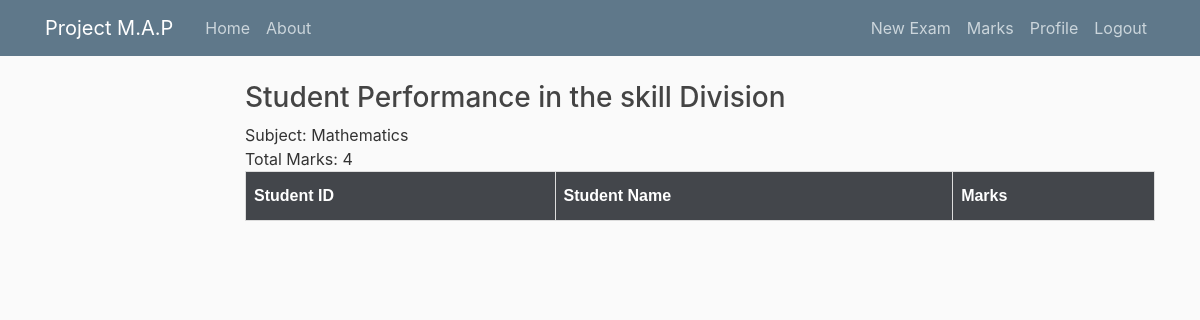
Screenshot of /results/2 (signed in) with the database file from the repository.
### mouni/models.py (models this page shows, shortened)
class Exam(models.Model):
	skillType = models.CharField(max_length = 20, validators = [validate_fields], help_text = "skill you wanna test students in this exam")
	subject = models.CharField(max_length = 20, validators = [validate_fields], null = False, blank = False)
	start = models.DateTimeField(default = timezone.now)
	teacher = models.CharField(max_length = 20)

### mouni/views.py (the view)
# urls.py: path("results/<int:pk>", ResultDetailView.as_view(), name='results'),
class ResultDetailView(LoginRequiredMixin, DetailView):
    model = Exam
    template_name = 'mouni/result.html'

### mouni/templates/mouni/result.html (shortened to what this page needs)
{% extends "mouni/base.html" %}
{% load static %}
{% block custom_css %}
 <link rel="stylesheet" href="{% static "mouni/results.css" %}" type="text/css" />
{% endblock %}
{% block container %}
<h3> Student Performance in the skill {{object.skillType}} </h3>
Subject: {{object.subject}}
<br>
Total Marks: {{ object.question_set.count }}
<table id="results">
  <tr>
    <th>Student ID</th>
    <th>Student Name</th>
    <th>Marks</th>
  </tr>
</table>
{% endblock container %}

### mouni/static/mouni/main.css (style rules this page uses)
body { background: #fafafa; color: #333333; margin-top: 5rem; }
h1, h2, h3, h4, h5, h6 { color: #444444; }

### mouni/static/mouni/results.css (style rules this page uses)
#results { font-family: "Trebuchet MS", Arial, Helvetica, sans-serif; border-collapse: collapse; width: 100%; }
#results td, #results th { border: 1px solid #ddd; padding: 8px; }
#results th { padding-top: 12px; padding-bottom: 12px; text-align: left; background-color: #43464B; color: white; }

### rows the page displays
Exam: skillType "Division", subject "Mathematics", question_set.count "4"
